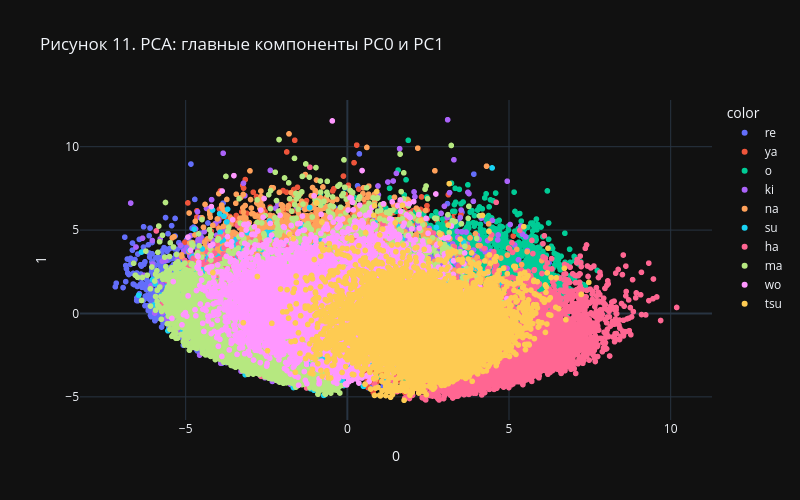

Source (notebook cell):
### Code cell
components_scatter = px.scatter(pca_results, 
                 x=int(pc1.value), 
                 y=int(pc2.value), 
                 color=y, 
                 title=f"Рисунок 11. PCA: главные компоненты PC{pc1.value} и PC{pc2.value}", 
                 template="plotly_dark",
                 width=800,
                 height=500)

components_scatter.show()

### Figure 1 — Plotly figure (JSON) as saved in the notebook; plotly's stock layout.template omitted (floating-point values rounded to 4 significant figures; data arrays with more than 128 entries replaced by an {"elided": "..."} marker saying what was removed)
{"data": [{"hovertemplate": "color=re<br>0=%{x}<br>1=%{y}<extra></extra>", "legendgroup": "re", "marker": {"color": "#636efa", "symbol": "circle"}, "mode": "markers", "name": "re", "showlegend": true, "type": "scattergl", "x": {"elided": "7000 float values"}, "xaxis": "x", "y": {"elided": "7000 float values"}, "yaxis": "y"}, {"hovertemplate": "color=ya<br>0=%{x}<br>1=%{y}<extra></extra>", "legendgroup": "ya", "marker": {"color": "#EF553B", "symbol": "circle"}, "mode": "markers", "name": "ya", "showlegend": true, "type": "scattergl", "x": {"elided": "7000 float values"}, "xaxis": "x", "y": {"elided": "7000 float values"}, "yaxis": "y"}, {"hovertemplate": "color=o<br>0=%{x}<br>1=%{y}<extra></extra>", "legendgroup": "o", "marker": {"color": "#00cc96", "symbol": "circle"}, "mode": "markers", "name": "o", "showlegend": true, "type": "scattergl", "x": {"elided": "7000 float values"}, "xaxis": "x", "y": {"elided": "7000 float values"}, "yaxis": "y"}, {"hovertemplate": "color=ki<br>0=%{x}<br>1=%{y}<extra></extra>", "legendgroup": "ki", "marker": {"color": "#ab63fa", "symbol": "circle"}, "mode": "markers", "name": "ki", "showlegend": true, "type": "scattergl", "x": {"elided": "7000 float values"}, "xaxis": "x", "y": {"elided": "7000 float values"}, "yaxis": "y"}, {"hovertemplate": "color=na<br>0=%{x}<br>1=%{y}<extra></extra>", "legendgroup": "na", "marker": {"color": "#FFA15A", "symbol": "circle"}, "mode": "markers", "name": "na", "showlegend": true, "type": "scattergl", "x": {"elided": "7000 float values"}, "xaxis": "x", "y": {"elided": "7000 float values"}, "yaxis": "y"}, {"hovertemplate": "color=su<br>0=%{x}<br>1=%{y}<extra></extra>", "legendgroup": "su", "marker": {"color": "#19d3f3", "symbol": "circle"}, "mode": "markers", "name": "su", "showlegend": true, "type": "scattergl", "x": {"elided": "7000 float values"}, "xaxis": "x", "y": {"elided": "7000 float values"}, "yaxis": "y"}, {"hovertemplate": "color=ha<br>0=%{x}<br>1=%{y}<extra></extra>", "legendgroup": "ha", "marker": {"color": "#FF6692", "symbol": "circle"}, "mode": "markers", "name": "ha", "showlegend": true, "type": "scattergl", "x": {"elided": "7000 float values"}, "xaxis": "x", "y": {"elided": "7000 float values"}, "yaxis": "y"}, {"hovertemplate": "color=ma<br>0=%{x}<br>1=%{y}<extra></extra>", "legendgroup": "ma", "marker": {"color": "#B6E880", "symbol": "circle"}, "mode": "markers", "name": "ma", "showlegend": true, "type": "scattergl", "x": {"elided": "7000 float values"}, "xaxis": "x", "y": {"elided": "7000 float values"}, "yaxis": "y"}, {"hovertemplate": "color=wo<br>0=%{x}<br>1=%{y}<extra></extra>", "legendgroup": "wo", "marker": {"color": "#FF97FF", "symbol": "circle"}, "mode": "markers", "name": "wo", "showlegend": true, "type": "scattergl", "x": {"elided": "7000 float values"}, "xaxis": "x", "y": {"elided": "7000 float values"}, "yaxis": "y"}, {"hovertemplate": "color=tsu<br>0=%{x}<br>1=%{y}<extra></extra>", "legendgroup": "tsu", "marker": {"color": "#FECB52", "symbol": "circle"}, "mode": "markers", "name": "tsu", "showlegend": true, "type": "scattergl", "x": {"elided": "7000 float values"}, "xaxis": "x", "y": {"elided": "7000 float values"}, "yaxis": "y"}], "layout": {"height": 500, "legend": {"title": {"text": "color"}, "tracegroupgap": 0}, "title": {"text": "Рисунок 11. PCA: главные компоненты PC0 и PC1"}, "width": 800, "xaxis": {"anchor": "y", "domain": [0, 1], "title": {"text": "0"}}, "yaxis": {"anchor": "x", "domain": [0, 1], "title": {"text": "1"}}}}
